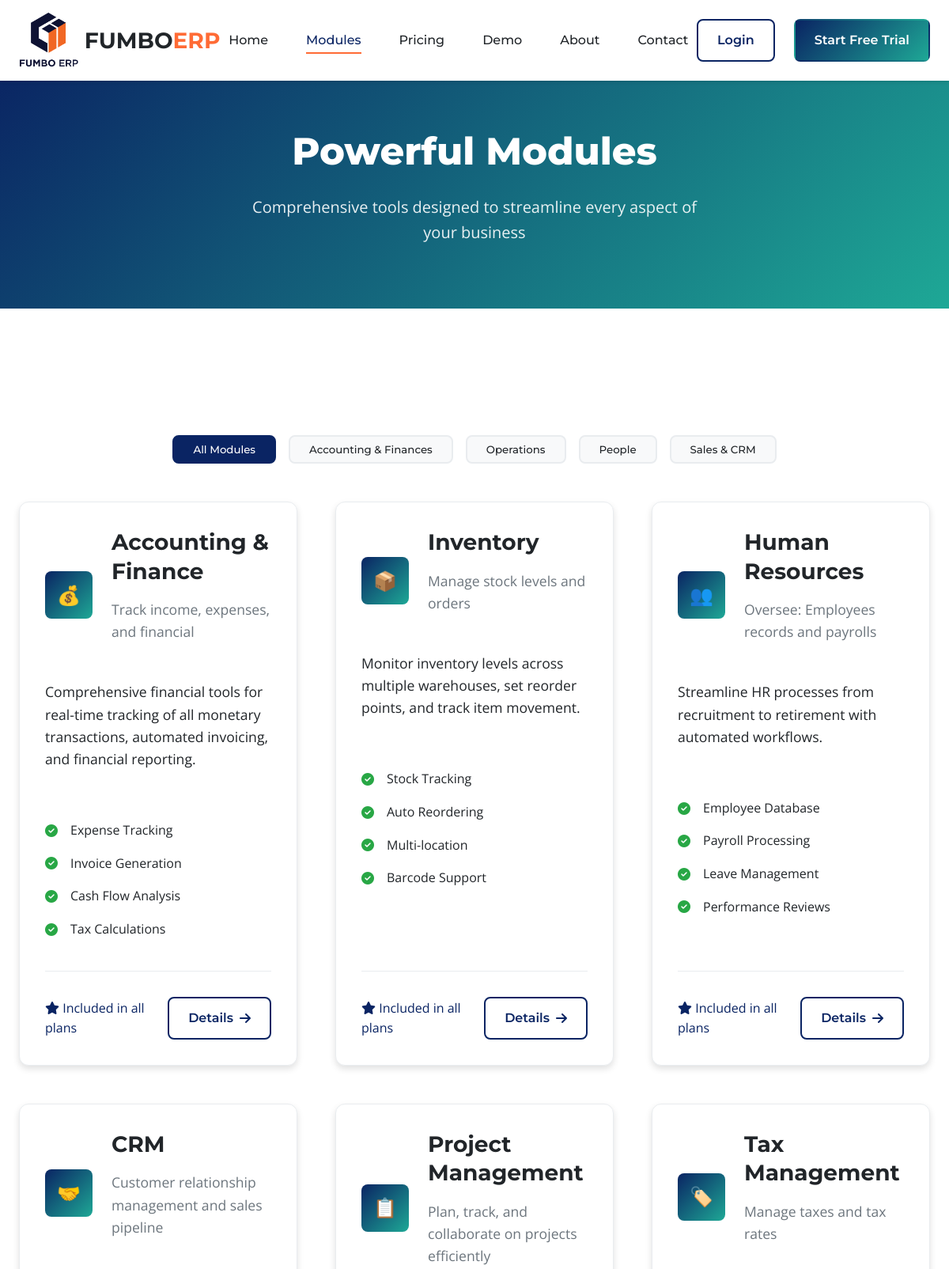
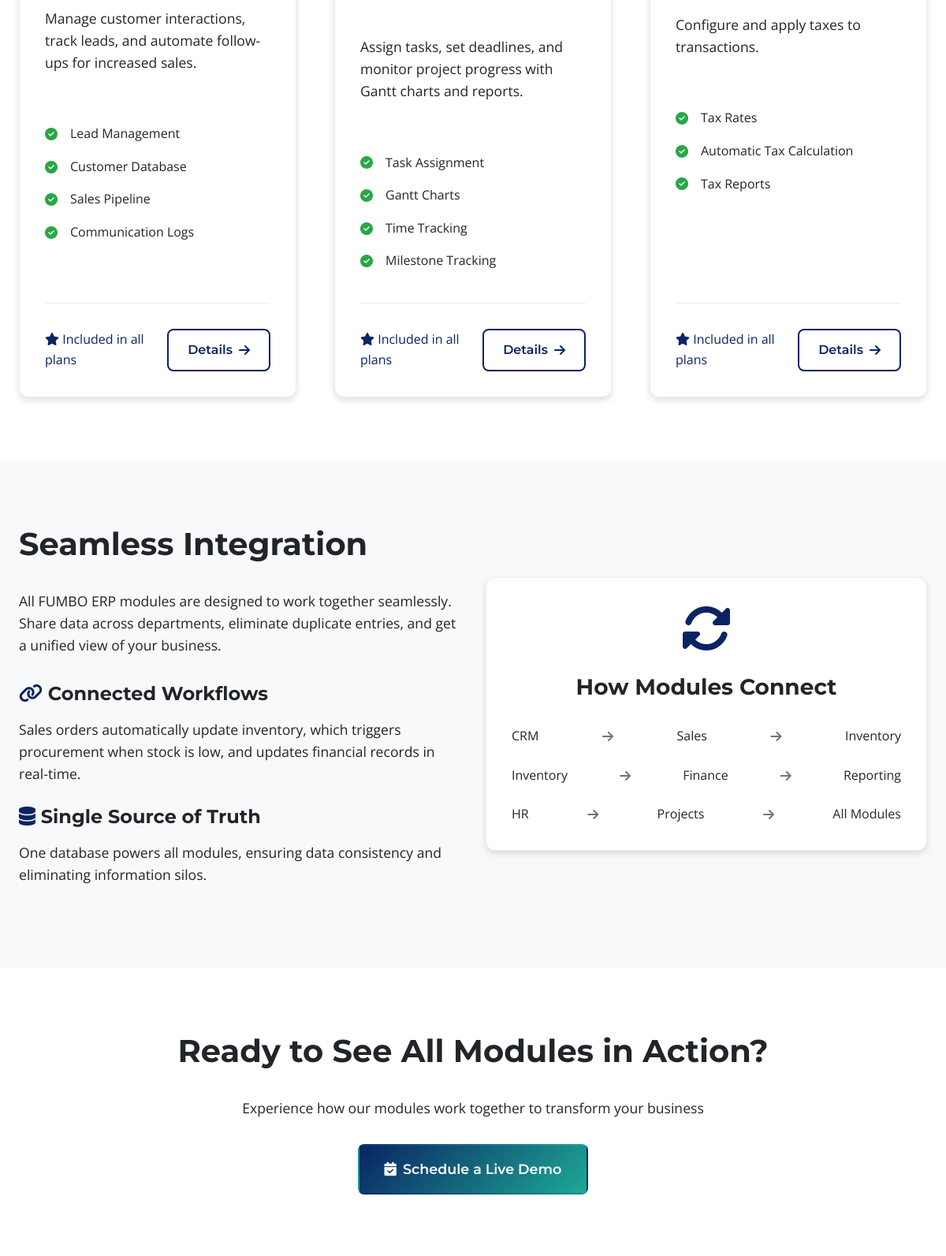
Screenshot of /modules.php (upper part) with the database file from the repository (2 pictures, top to bottom).
### tables this page shows
CREATE TABLE `modules` (
  `id` int(11) NOT NULL,
  `name` varchar(100) NOT NULL,
  `slug` varchar(100) NOT NULL,
  `icon` varchar(50) DEFAULT NULL,
  `short_desc` varchar(200) DEFAULT NULL,
  `full_desc` text DEFAULT NULL,
  `features` longtext DEFAULT NULL CHECK (json_valid(`features`)),
  `display_order` int(11) DEFAULT 0,
  `is_active` tinyint(1) DEFAULT 1,
  `created_at` datetime DEFAULT current_timestamp()
);

### includes/session.php (called while the page is built, shortened)
<?php
function isLoggedIn() {
    return isset($_SESSION['user_id']);
}
?>

### includes/functions.php (called while the page is built, shortened)
<?php
function getModules($limit = null) {
    global $db;
    $sql = "SELECT * FROM modules WHERE is_active = TRUE ORDER BY display_order ASC";
    $stmt = $db->prepare($sql);
    $stmt->execute();
    return $stmt->fetchAll();
}
?>

### modules.php (the view)
<?php require_once __DIR__ . '/layouts/header.php'; ?>
<section class="page-header">
    <div class="container">
        <h1>Powerful Modules</h1>
        <p>Comprehensive tools designed to streamline every aspect of your business</p>
    </div>
</section>
<section class="section">
    <div class="container">
        <div class="text-center mb-5">
            <div class="modules-filter">
                <button class="filter-btn active" data-filter="all">All Modules</button>
                <button class="filter-btn" data-filter="financial">Accounting & Finances</button>
                <button class="filter-btn" data-filter="operations">Operations</button>
                <button class="filter-btn" data-filter="people">People</button>
                <button class="filter-btn" data-filter="sales">Sales & CRM</button>
            </div>
        </div>
        <div class="modules-grid">
            <?php
            $modules = getModules();
            foreach ($modules as $module):
                $category = 'operations';
                $moduleName = strtolower($module['name']);
                if (strpos($moduleName, 'financial') !== false || strpos($moduleName, 'finance') !== false || strpos($moduleName, 'accounting') !== false) {
                    $category = 'financial';
                } elseif (strpos($moduleName, 'hr') !== false || strpos($moduleName, 'human') !== false) {
                    $category = 'people';
                } elseif (strpos($moduleName, 'crm') !== false || strpos($moduleName, 'customer') !== false) {
                    $category = 'sales';
                }
            ?>
            <div class="module-card card fade-in-up" data-category="<?php echo $category; ?>">
                <div class="module-header">
                    <div class="module-icon">
                        <span><?php echo htmlspecialchars($module['icon']); ?></span>
                    </div>
                    <div>
                        <h3><?php echo htmlspecialchars($module['name']); ?></h3>
                        <p class="text-muted"><?php echo htmlspecialchars($module['short_desc']); ?></p>
                    </div>
                </div>
                <p><?php echo htmlspecialchars($module['full_desc']); ?></p>
                <?php
                $features = json_decode($module['features'] ?? '[]', true);
                if ($features):
                ?>
                <ul class="module-features">
                    <?php foreach ($features as $feature): ?>
                    <li><i class="fas fa-check-circle text-success"></i> <?php echo htmlspecialchars($feature); ?></li>
                    <?php endforeach; ?>
                </ul>
                <?php endif; ?>
                <div class="module-footer">
                    <div class="d-flex justify-between align-center">
                        <span class="text-primary"><i class="fas fa-star"></i> Included in all plans</span>
                        <a href="#module-<?php echo $module['id']; ?>" class="btn btn-outline btn-sm">
                            Details <i class="fas fa-arrow-right"></i>
                        </a>
                    </div>
                </div>
            </div>
            <?php endforeach; ?>
        </div>
    </div>
</section>
<section class="section section-light">
    <div class="container">
        <div class="grid grid-2 align-center gap-5">
            <div class="fade-in-up">
                <h2>Seamless Integration</h2>
                <p>All FUMBO ERP modules are designed to work together seamlessly. Share data across departments,
                    eliminate duplicate entries, and get a unified view of your business.</p>
                <div class="mt-4">
                    <h4><i class="fas fa-link text-primary"></i> Connected Workflows</h4>
                    <p>Sales orders automatically update inventory, which triggers procurement when stock is low, and
                        updates financial records in real-time.</p>
                    <h4 class="mt-3"><i class="fas fa-database text-primary"></i> Single Source of Truth</h4>
                    <p>One database powers all modules, ensuring data consistency and eliminating information silos.</p>
                </div>
            </div>
            <div class="fade-in-up">
                <div class="card">
                    <div class="text-center">
                        <i class="fas fa-sync-alt text-primary" style="font-size: 4rem;"></i>
                        <h3 class="mt-3">How Modules Connect</h3>
                        <div class="mt-4">
                            <div class="d-flex align-center justify-between mb-3">
                                <span>CRM</span>
                                <i class="fas fa-arrow-right text-muted"></i>
                                <span>Sales</span>
                                <i class="fas fa-arrow-right text-muted"></i>
                                <span>Inventory</span>
                            </div>
                            <div class="d-flex align-center justify-between mb-3">
                                <span>Inventory</span>
                                <i class="fas fa-arrow-right text-muted"></i>
                                <span>Finance</span>
                                <i class="fas fa-arrow-right text-muted"></i>
                                <span>Reporting</span>
                            </div>
                            <div class="d-flex align-center justify-between">
                                <span>HR</span>
                                <i class="fas fa-arrow-right text-muted"></i>
                                <span>Projects</span>
                                <i class="fas fa-arrow-right text-muted"></i>
                                <span>All Modules</span>
                            </div>
                        </div>
                    </div>
                </div>
            </div>
        </div>
    </div>
</section>
<section class="section">
    <div class="container">
        <div class="text-center">
            <h2>Ready to See All Modules in Action?</h2>
            <p class="mb-4">Experience how our modules work together to transform your business</p>
            <a href="demo.php" class="btn btn-primary btn-lg">
                <i class="fas fa-calendar-check"></i> Schedule a Live Demo
            </a>
        </div>
    </div>
</section>
<?php require_once __DIR__ . '/layouts/footer.php'; ?>

### layouts/header.php (shortened to what this page needs)
<?php
require_once __DIR__ . '/../includes/session.php';
require_once __DIR__ . '/../includes/functions.php';
$is_logged_in = isLoggedIn();
$current_page = basename($_SERVER['PHP_SELF'], '.php');
?>
<!DOCTYPE html>
<html lang="en">
<head>
    <link rel="stylesheet" href="<?php echo SITE_URL; ?>assets/css/main.css">
    <link rel="stylesheet" href="<?php echo SITE_URL; ?>assets/css/layout.css">
    <link rel="stylesheet" href="<?php echo SITE_URL; ?>assets/css/responsive.css">
    <link rel="stylesheet" href="https://cdnjs.cloudflare.com/ajax/libs/font-awesome/6.4.0/css/all.min.css">
</head>
<body>
    <?php include __DIR__ . '/navbar.php'; ?>
    <main>

### layouts/navbar.php (shortened to what this page needs)
<header class="site-header">
    <div class="container">
        <nav class="navbar">
            <div class="nav-brand">
                <a href="index.php" class="logo">
                    <img src="<?php echo SITE_URL; ?>assets/images/logo/fumbo_logo.png" alt="FUMBO ERP Logo"
                        class="logo-image">
                    <span class="logo-text">FUMBO<span class="highlight">ERP</span></span>
                </a>
            </div>
            <ul class="nav-menu">
                <li><a href="index.php" class="<?php echo $current_page == 'index' ? 'active' : ''; ?>">Home</a></li>
                <li><a href="modules.php" class="<?php echo $current_page == 'modules' ? 'active' : ''; ?>">Modules</a>
                </li>
                <li><a href="pricing.php" class="<?php echo $current_page == 'pricing' ? 'active' : ''; ?>">Pricing</a>
                </li>
                <li><a href="demo.php" class="<?php echo $current_page == 'demo' ? 'active' : ''; ?>">Demo</a></li>
                <li><a href="about.php" class="<?php echo $current_page == 'about' ? 'active' : ''; ?>">About</a></li>
                <li><a href="contact.php" class="<?php echo $current_page == 'contact' ? 'active' : ''; ?>">Contact</a>
                </li>
            </ul>
            <div class="nav-actions">
                <?php if ($is_logged_in): ?>
                <div class="user-dropdown">
                    <button class="user-btn">
                        <i class="fas fa-user-circle"></i>
                        <span><?php echo htmlspecialchars($user['full_name'] ?? 'User'); ?></span>
                        <i class="fas fa-chevron-down"></i>
                    </button>
                    <div class="dropdown-menu">
                        <a href="#" class="dropdown-item">
                            <i class="fas fa-tachometer-alt"></i> Dashboard
                        </a>
                        <a href="#" class="dropdown-item">
                            <i class="fas fa-cog"></i> Settings
                        </a>
                        <div class="dropdown-divider"></div>
                        <a href="logout.php" class="dropdown-item">
                            <i class="fas fa-sign-out-alt"></i> Logout
                        </a>
                    </div>
                </div>
                <?php else: ?>
                <a href="login.php" class="btn btn-outline">Login</a>
                <a href="register.php" class="btn btn-primary">Start Free Trial</a>
                <?php endif; ?>
            </div>
        </nav>
    </div>
</header>

### layouts/footer.php (shortened to what this page needs)
</main>
</body>
</html>

### assets/css/main.css (style rules this page uses)
:root { --primary-color: #0A2463; --secondary-color: #FF6B35; --accent-color: #1EA896; --dark-color: #212529; --light-color: #F8F9FA; --gray-color: #6C757D; --light-gray: #E9ECEF; --success-color: #28A745; --danger-color: #DC3545; --warning-color: #FFC107; --info-color: #17A2B8; --font-heading: 'Montserrat', sans-serif; --font-body: 'Open Sans', sans-serif; --spacing-xs: 0.5rem; --spacing-sm: 1rem; --spacing-md: 1.5rem; --spacing-lg: 2rem; --spacing-xl: 3rem; --spacing-xxl: 5rem; --radius-sm: 4px; --radius-md: 8px; --radius-lg: 12px; --radius-xl: 20px; --radius-round: 50%; --shadow-sm: 0 2px 4px rgba(0,0,0,0.1); --shadow-md: 0 4px 8px rgba(0,0,0,0.12); --shadow-lg: 0 8px 16px rgba(0,0,0,0.15); --shadow-xl: 0 12px 24px rgba(0,0,0,0.18); --transition-fast: 0.2s ease; --transition-normal: 0.3s ease; --transition-slow: 0.5s ease; }
* { margin: 0; padding: 0; box-sizing: border-box; }
html { scroll-behavior: smooth; }
body { font-family: var(--font-body); color: var(--dark-color); background-color: #ffffff; line-height: 1.6; overflow-x: hidden; }
.container { width: 100%; max-width: 1200px; margin: 0 auto; padding: 0 var(--spacing-md); }
h1, h2, h3, h4, h5, h6 { font-family: var(--font-heading); font-weight: 700; line-height: 1.3; margin-bottom: var(--spacing-sm); }
h1 { font-size: 3.5rem; font-weight: 800; }
h2 { font-size: 2.5rem; margin-bottom: var(--spacing-lg); }
h3 { font-size: 1.75rem; }
h4 { font-size: 1.5rem; }
p { margin-bottom: var(--spacing-md); font-size: 1.1rem; }
.highlight { color: var(--secondary-color); }
.btn { display: inline-flex; align-items: center; justify-content: center; gap: var(--spacing-xs); padding: 0.75rem 1.5rem; font-family: var(--font-heading); font-weight: 600; font-size: 1rem; text-decoration: none; border-radius: var(--radius-md); border: 2px solid transparent; cursor: pointer; transition: var(--transition-normal); text-align: center; white-space: nowrap; user-select: none; }
.btn-primary { background: linear-gradient(135deg, var(--primary-color), var(--accent-color)); color: white; }
.btn-outline { background-color: transparent; border-color: var(--primary-color); color: var(--primary-color); }
.btn-lg { padding: 1rem 2rem; font-size: 1.1rem; }
.section { padding: var(--spacing-xxl) 0; }
.section-light { background-color: var(--light-color); }
.card { background-color: white; border-radius: var(--radius-lg); padding: var(--spacing-lg); box-shadow: var(--shadow-md); transition: var(--transition-normal); height: 100%; border: 1px solid var(--light-gray); }
.grid { display: grid; gap: var(--spacing-lg); }
.grid-2 { grid-template-columns: repeat(2, 1fr); }
.fade-in-up { animation: fadeInUp 0.6s ease forwards; }
.text-center { text-align: center; }
.mt-3 { margin-top: var(--spacing-md); }
.mt-4 { margin-top: var(--spacing-lg); }
.mb-3 { margin-bottom: var(--spacing-md); }
.mb-4 { margin-bottom: var(--spacing-lg); }
.mb-5 { margin-bottom: var(--spacing-xl); }
.d-flex { display: flex; }
.justify-between { justify-content: space-between; }
.align-center { align-items: center; }
.text-primary { color: var(--primary-color); }
.text-muted { color: var(--gray-color); }

### rows the page displays
modules: icon "💰", name "Accounting & Finance", short_desc "Track income, expenses, and financial", full_desc "Comprehensive financial tools for real-time tracking of all monetary transactions, automated invoicing, and financial reporting.", features "Expense Tracking", features "Invoice Generation", features "Cash Flow Analysis", features "Tax Calculations"
modules: icon "📦", name "Inventory", short_desc "Manage stock levels and orders", full_desc "Monitor inventory levels across multiple warehouses, set reorder points, and track item movement.", features "Stock Tracking", features "Auto Reordering", features "Multi-location", features "Barcode Support"
modules: icon "👥", name "Human Resources", short_desc "Oversee: Employees records and payrolls", full_desc "Streamline HR processes from recruitment to retirement with automated workflows.", features "Employee Database", features "Payroll Processing", features "Leave Management", features "Performance Reviews"
modules: icon "🤝", name "CRM", short_desc "Customer relationship management and sales pipeline", full_desc "Manage customer interactions, track leads, and automate follow-ups for increased sales.", features "Lead Management", features "Customer Database", features "Sales Pipeline", features "Communication Logs"
modules: icon "📋", name "Project Management", short_desc "Plan, track, and collaborate on projects efficiently", full_desc "Assign tasks, set deadlines, and monitor project progress with Gantt charts and reports.", features "Task Assignment", features "Gantt Charts", features "Time Tracking", features "Milestone Tracking"
modules: icon "🏷️", name "Tax Management", short_desc "Manage taxes and tax rates", full_desc "Configure and apply taxes to transactions.", features "Tax Rates", features "Automatic Tax Calculation", features "Tax Reports"
